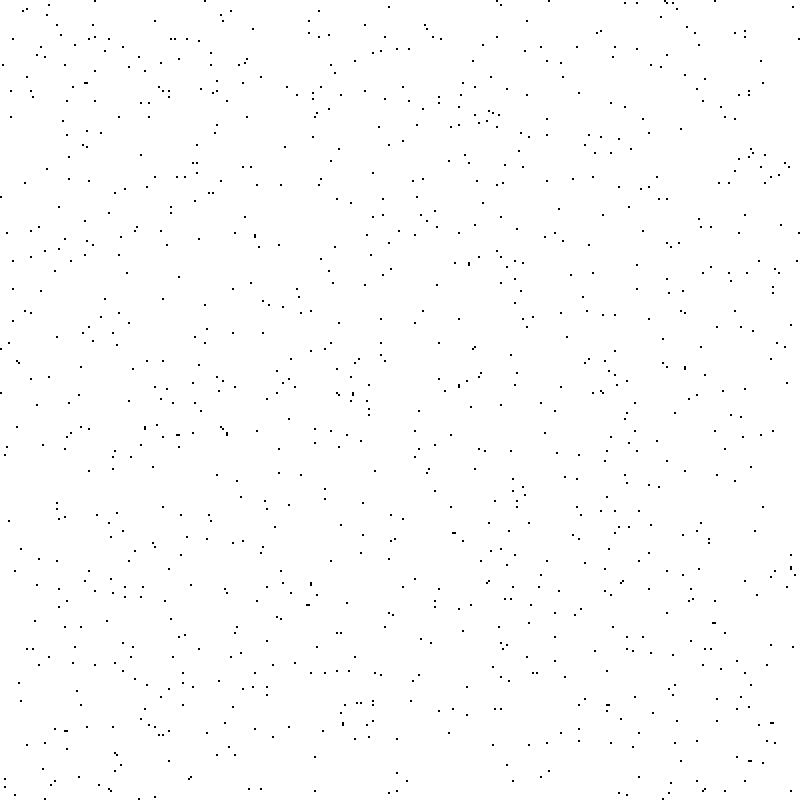
Frame 1 (no input)
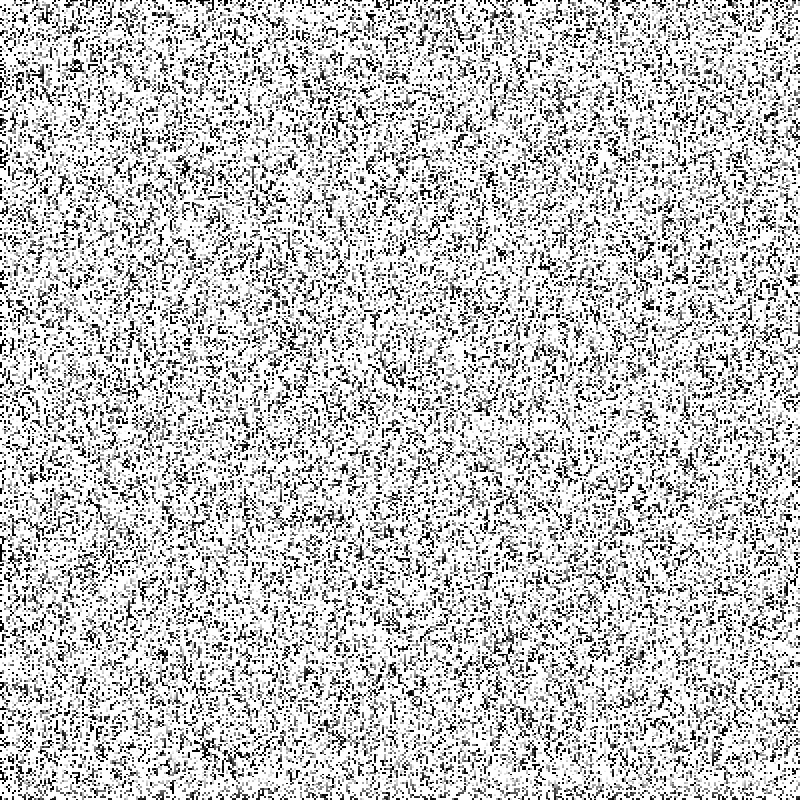
Frame 60 (the mouse pressed at the canvas centre just before this capture)
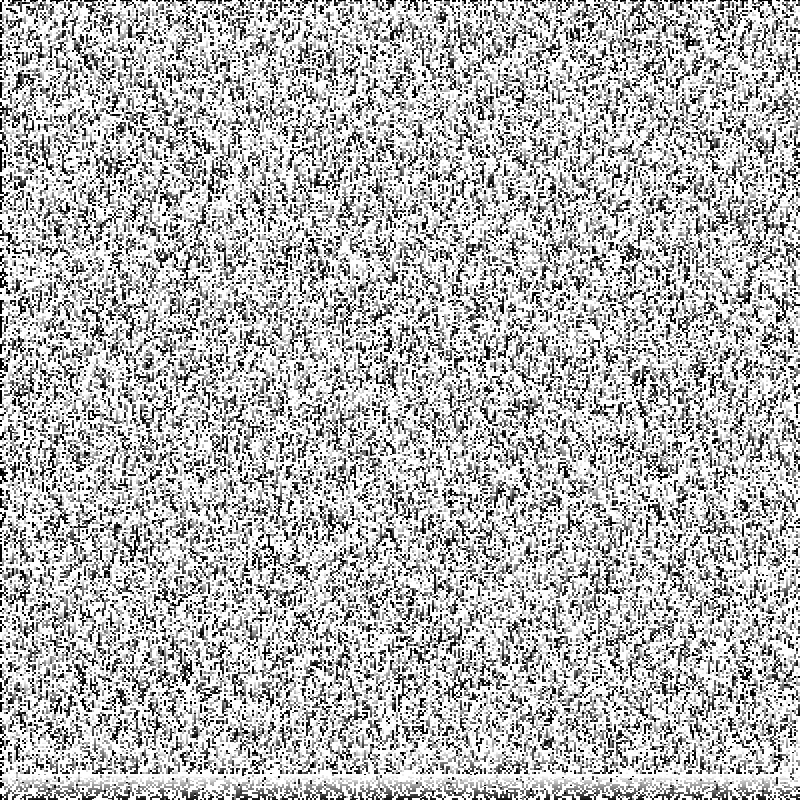
Frame 120 (the mouse held since frame 60 and released just before this capture)

The Processing sketch that drew these frames (run headless with seeded random() and noise(); from frame 60 on, the mouse is pressed at the canvas centre):

// Processing sketch: lysere_snake
// ── lysere_snake.pde
class Box {
  float x;
  float y;
  float s;
  color c;
  float cnt;
  Box(float x, float y, float s) {
    this.x = x;
    this.y = y;
    this.s = s;
    this.c = color(255);
    this.cnt = 255;
  }
}


final int s = 2;
final int hopp = 10;
final int TAINT_PR_IT = 1000;

ArrayList<Box> boxes;
ArrayList<Box> tainted;
ArrayList<Box> stack;
ArrayList<Box> clean;

void setup() {
  size(800, 800);
  //frameRate(10);
  noStroke();
  boxes = new ArrayList<>();
  tainted = new ArrayList<>();
  stack = new ArrayList<>();
  clean = new ArrayList<>();

  for (int i = 0; i < width; i += s) {
    for (int j = 0; j < height; j += s) {
      Box b = new Box(i, j, s);
      boxes.add(b);
      clean.add(b);
    }
  }
}

void draw() {
  for (int i = 0; i < min(clean.size(), TAINT_PR_IT); i++) {
    int idx = int(random(clean.size()));
    Box br;
    try {
      br = clean.get(idx);
    }
    catch (IndexOutOfBoundsException e) {
      br = null;
    }
    if (br != null) {

      tainted.add(br);
      clean.remove(idx);

      br.c = color(0);
      br.cnt = 0;
    }
  }
  for (Box b : boxes) {
    fill(color(b.cnt));
    rect(b.x, b.y, b.s, b.s);
  }
  stack.clear();
  for (int i = 0; i < tainted.size(); i++) {
    Box t = tainted.get(i);

    t.cnt += hopp;
    if (i % 2 == 0) {
      t.y = max(0, t.y - 1);
    } else {
      t.y = min(0, t.x - 1);
    }

    if (t.x <= 0) {
      t.x = width;
    }
    if (t.y <= 0) {
      t.y = height;
    }

    if (t.cnt > 255) {
      t.c = color(255);
      t.cnt = 255;
      //tainted.remove(i);
      clean.add(t);
    } else {
      stack.add(t);
    }
  }
  tainted.clear();
  for (Box st : stack) {
    tainted.add(st);
  }
}
